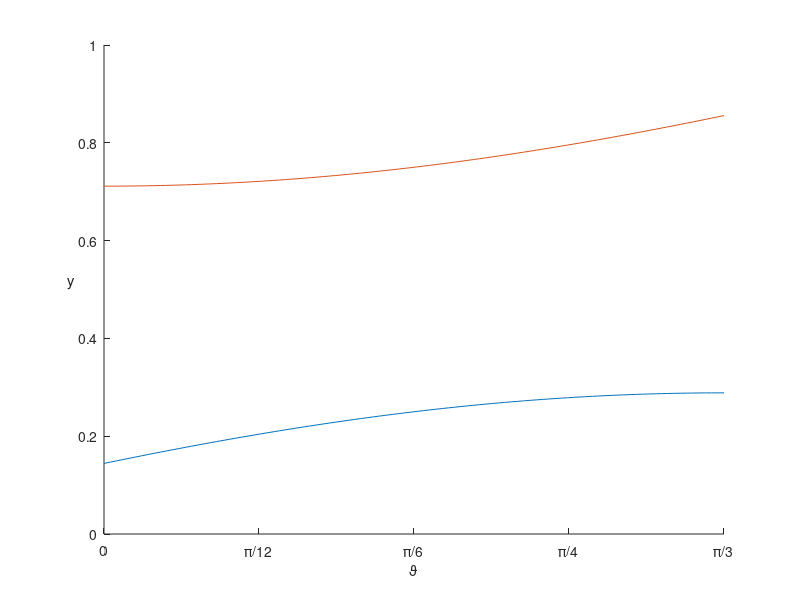

This chart was generated by the following MATLAB code:

X = linspace(0,pi/3);
R = 0.5*sqrt(3)/3;

y1 = @(x) R*cos(pi/3-x);
y2 = @(x) 1-R*cos(x);

hold on; 
plot(X, y1(X));
plot(X, y2(X));
axis([0 pi/3 0 1]);
xticks([0 pi/12 pi/6 pi/4 pi/3])
xticklabels({'0', '\pi/12', '\pi/6', '\pi/4', '\pi/3'})
xlabel('\vartheta'); ylabel('y', 'Rotation', 0);
hold off;